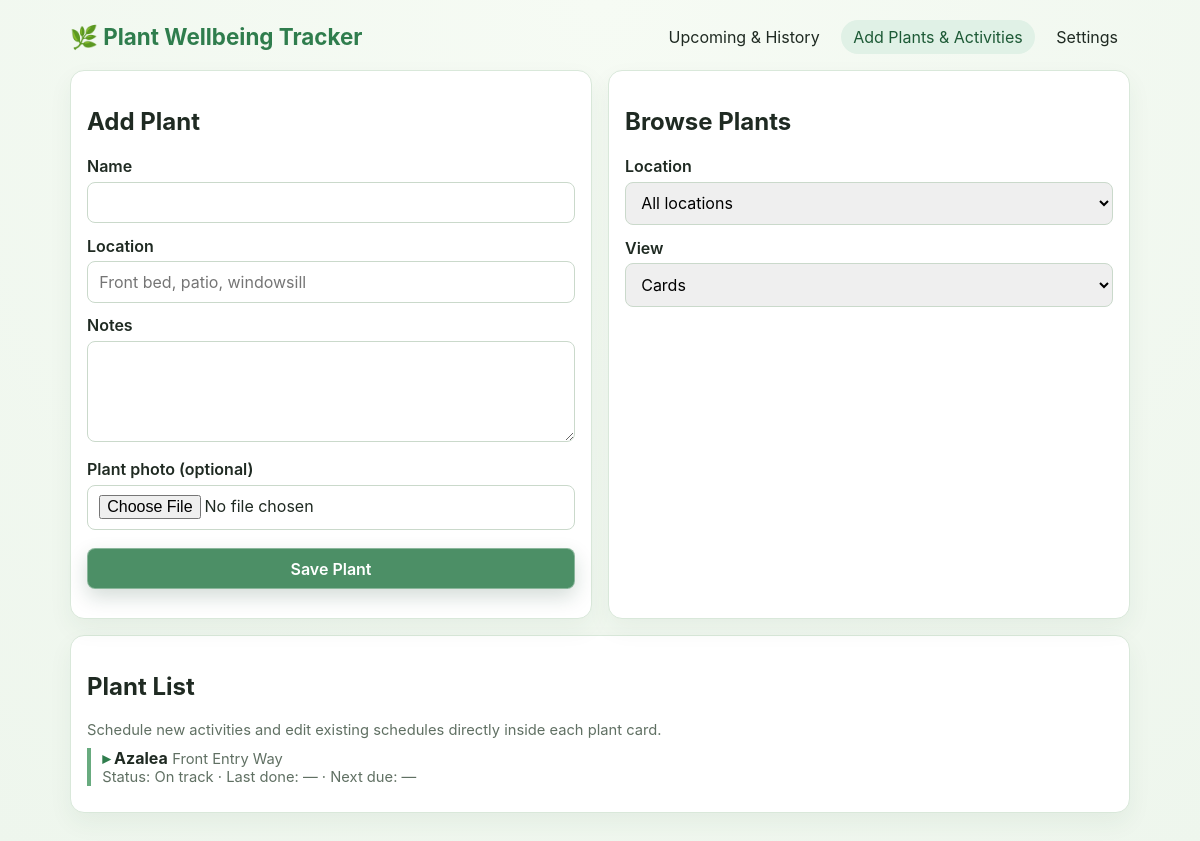
The app's page /add, older data.
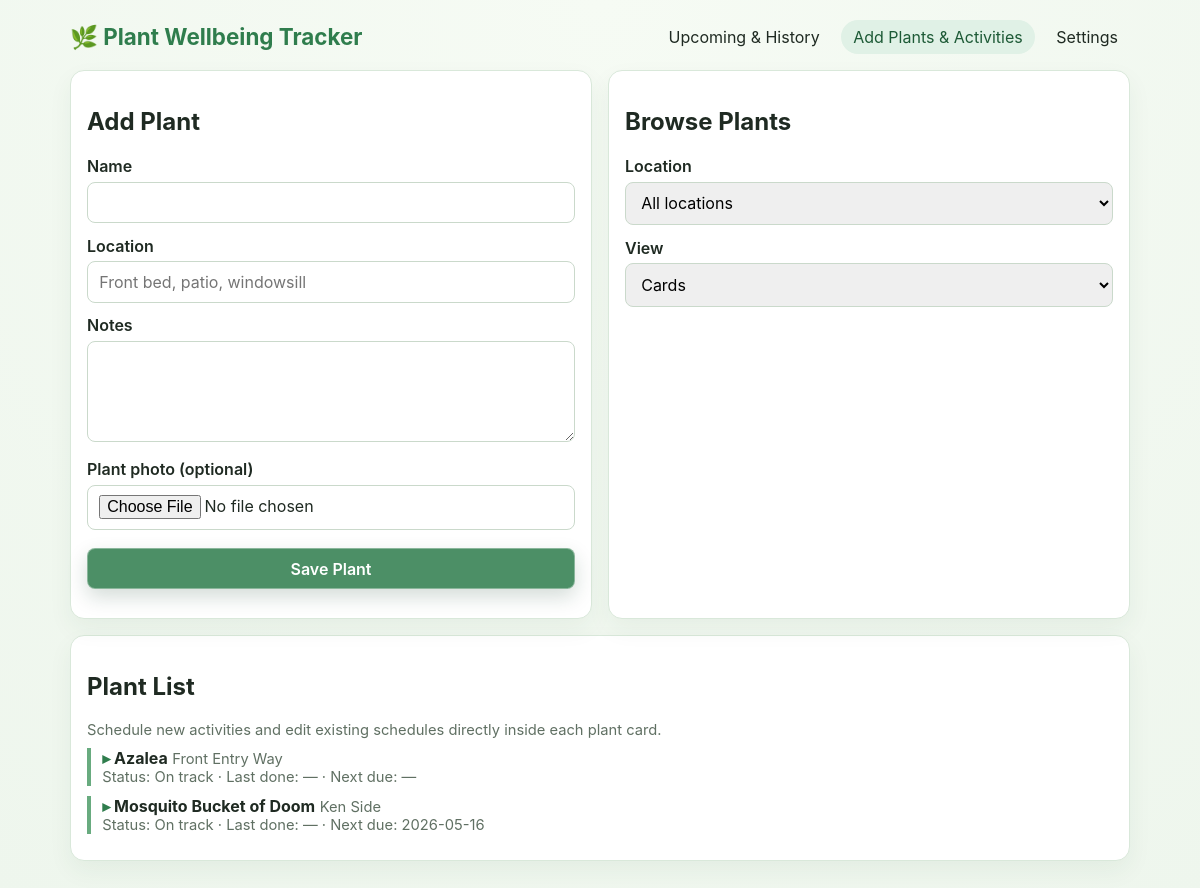
The same page, newer data.
### app.py (models this page shows)
class Plant(db.Model):
    id = db.Column(db.Integer, primary_key=True)
    name = db.Column(db.String(120), nullable=False)
    location = db.Column(db.String(120), nullable=True)
    notes = db.Column(db.Text, nullable=True)
    image_path = db.Column(db.String(255), nullable=True)
    archived_on = db.Column(db.Date, nullable=True)
    tasks = db.relationship('Task', backref='plant', cascade='all,delete-orphan', lazy=True)
    photos = db.relationship('PlantPhoto', backref='plant', cascade='all,delete-orphan', lazy=True)

class Task(db.Model):
    id = db.Column(db.Integer, primary_key=True)
    plant_id = db.Column(db.Integer, db.ForeignKey('plant.id'), nullable=False)
    activity = db.Column(db.String(120), nullable=False)
    due_date = db.Column(db.Date, nullable=False)
    completed_on = db.Column(db.Date, nullable=True)
    recurrence_days = db.Column(db.Integer, nullable=True)
    start_date = db.Column(db.Date, nullable=True)
    end_date = db.Column(db.Date, nullable=True)

### app.py (the view)
@app.route('/add')
def add_page():
    location_filter = request.args.get('location', '').strip()
    view_mode = request.args.get('view', 'cards')
    plants_q = Plant.query.filter(Plant.archived_on.is_(None))
    if location_filter:
        plants_q = plants_q.filter(Plant.location == location_filter)
    plants = plants_q.order_by(Plant.name.asc()).all()
    archived_plants = Plant.query.filter(Plant.archived_on.isnot(None)).order_by(Plant.name.asc()).all()
    locations = [row[0] for row in db.session.query(Plant.location).filter(Plant.location.isnot(None), Plant.location != '').distinct().all()]
    care_summaries = {plant.id: _plant_care_summary(plant) for plant in plants}
    today = date.today()
    return render_template(
        'add.html',
        plants=plants,
        archived_plants=archived_plants,
        active_page='add',
        care_summaries=care_summaries,
        locations=locations,
        location_filter=location_filter,
        view_mode=view_mode,
        today=today,
    )

### app.py (called while the page is built)
def _plant_care_summary(plant: Plant):
    open_tasks = [t for t in plant.tasks if t.completed_on is None]
    completed_tasks = [t for t in plant.tasks if t.completed_on]
    next_due = min((t.due_date for t in open_tasks), default=None)
    last_done = max((t.completed_on for t in completed_tasks), default=None)
    today = date.today()
    if next_due is None:
        status = 'On track'
    elif next_due < today:
        status = 'Overdue'
    elif next_due <= today + timedelta(days=3):
        status = 'Due soon'
    else:
        status = 'On track'
    return {'next_due': next_due, 'last_done': last_done, 'status': status}

def _initialize_database() -> None:
    global _schema_initialized
    if _schema_initialized:
        return
    with app.app_context():
        db.create_all()
        _ensure_schema_updates()
    _schema_initialized = True

@app.before_request
def _initialize_database_before_request():
    _initialize_database()

### templates/add.html (shortened to what this page needs)
{% extends 'base.html' %}
{% block content %}
<div class="grid">
  <div class="card">
    <h2>Add Plant</h2>
    <form method="post" action="{{ url_for('add_plant') }}" enctype="multipart/form-data">
      <label for="new-name">Name</label><input id="new-name" name="name" required />
      <label for="new-location">Location</label><input id="new-location" name="location" placeholder="Front bed, patio, windowsill" />
      <label for="new-notes">Notes</label><textarea id="new-notes" name="notes" rows="4"></textarea>
      <label for="new-image">Plant photo (optional)</label><input id="new-image" name="image" type="file" accept="image/png,image/jpeg,image/gif,image/webp" />
      <button type="submit">Save Plant</button>
    </form>
  </div>
  <div class="card">
    <h2>Browse Plants</h2>
    <form method="get" action="{{ url_for('add_page') }}">
      <label for="filter-location">Location</label>
      <select id="filter-location" name="location" onchange="this.form.submit()"><option value="">All locations</option></select>
      <label for="filter-view">View</label>
      <select id="filter-view" name="view" onchange="this.form.submit()"><option value="cards" {{ 'selected' if view_mode=='cards' else '' }}>Cards</option></select>
    </form>
  </div>
</div>
<div class="card">
<h2>Plant List</h2>
<div class="small">Schedule new activities and edit existing schedules directly inside each plant card.</div>
{% if view_mode == 'table' %}
<div style="overflow-x:auto;">
<table style="width:100%; border-collapse: collapse; min-width: 660px;">
  <tr style="position: sticky; top: 0; background: #edf5ee; z-index: 1;"><th style="text-align:left; padding:.55rem; border-bottom:1px solid #cddfce;">Name</th><th style="text-align:left; padding:.55rem; border-bottom:1px solid #cddfce;">Status</th><th style="text-align:left; padding:.55rem; border-bottom:1px solid #cddfce;">Last done</th><th style="text-align:left; padding:.55rem; border-bottom:1px solid #cddfce;">Next due</th></tr>
{% for plant in plants %}{% set summary = care_summaries[plant.id] %}<tr style="background: {{ '#fafdf9' if loop.index is odd else '#f2f8f2' }};"><td style="padding:.5rem .55rem;">{{ plant.name }}</td><td style="padding:.5rem .55rem;">{{ summary.status }}</td><td style="padding:.5rem .55rem;">{{ summary.last_done.isoformat() if summary.last_done else '—' }}</td><td style="padding:.5rem .55rem;">{{ summary.next_due.isoformat() if summary.next_due else '—' }}</td></tr>{% endfor %}
</table>
</div>
{% else %}
{% for plant in plants %}
{% set summary = care_summaries[plant.id] %}
<details class="task task-collapsible">
<summary>
  <strong>{{ plant.name }}</strong> <span class="small">{{ plant.location }}</span>
  <div class="small">Status: <span class="badge">{{ summary.status }}</span> · Last done: {{ summary.last_done.isoformat() if summary.last_done else '—' }} · Next due: {{ summary.next_due.isoformat() if summary.next_due else '—' }}</div>
</summary>
<div class="task-content">
</div>
</details>
{% endfor %}
{% endif %}
</div>
{% endblock %}

Row changes from the older to the newer data that the page shows:
added Plant: name "Mosquito Bucket of Doom", location "Ken Side", status "On track", last_done "—"
added Task: next_due "2026-05-16"
